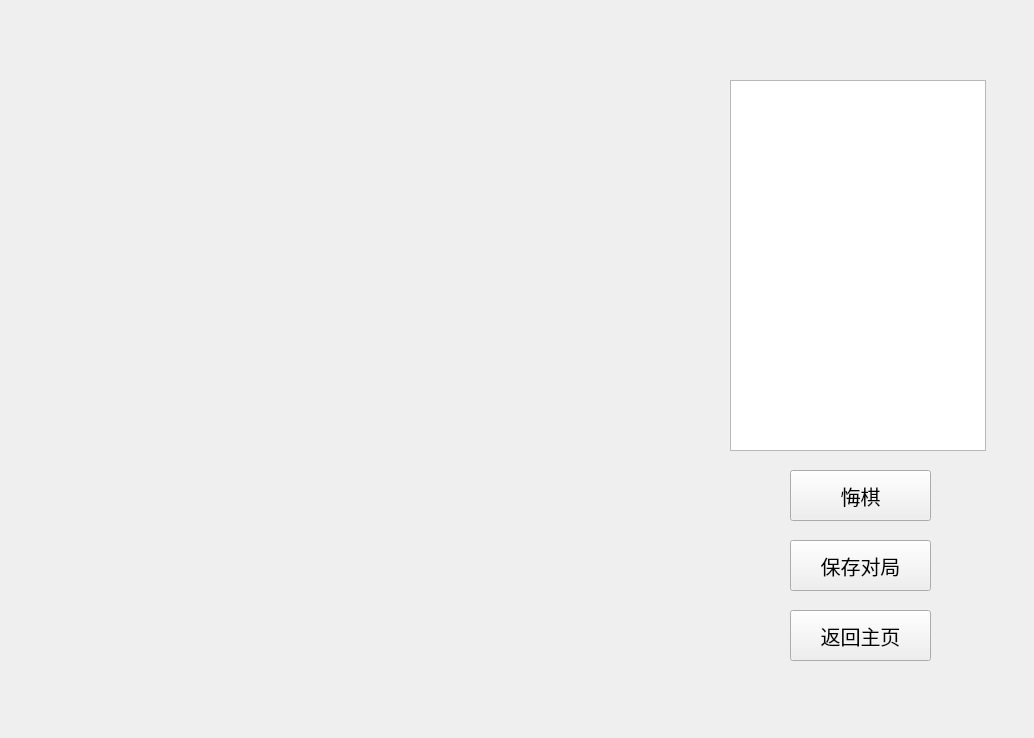
<?xml version="1.0" encoding="UTF-8"?>
<ui version="4.0">
 <class>ChessBoard</class>
 <widget class="QWidget" name="ChessBoard">
  <property name="geometry">
   <rect>
    <x>0</x>
    <y>0</y>
    <width>1034</width>
    <height>738</height>
   </rect>
  </property>
  <property name="sizePolicy">
   <sizepolicy hsizetype="Fixed" vsizetype="Fixed">
    <horstretch>0</horstretch>
    <verstretch>0</verstretch>
   </sizepolicy>
  </property>
  <property name="minimumSize">
   <size>
    <width>1034</width>
    <height>738</height>
   </size>
  </property>
  <property name="maximumSize">
   <size>
    <width>1034</width>
    <height>738</height>
   </size>
  </property>
  <property name="styleSheet">
   <string notr="true">QWidget#ChessBoard{background-image: url(:/pic/chessBoard.png);
background-repeat:no-repeat;}</string>
  </property>
  <widget class="QWidget" name="verticalLayoutWidget">
   <property name="geometry">
    <rect>
     <x>0</x>
     <y>720</y>
     <width>1031</width>
     <height>21</height>
    </rect>
   </property>
   <layout class="QVBoxLayout" name="statusLayout"/>
  </widget>
  <widget class="QPushButton" name="backButton">
   <property name="geometry">
    <rect>
     <x>790</x>
     <y>470</y>
     <width>141</width>
     <height>51</height>
    </rect>
   </property>
   <property name="styleSheet">
    <string notr="true">font-size:20px;
background-image: url(:/pic/buttonBackground.png);
color:rgb(0,0,0);</string>
   </property>
   <property name="text">
    <string>悔棋</string>
   </property>
  </widget>
  <widget class="QGraphicsView" name="posTest">
   <property name="geometry">
    <rect>
     <x>770</x>
     <y>180</y>
     <width>27</width>
     <height>27</height>
    </rect>
   </property>
   <property name="styleSheet">
    <string notr="true">/* background-image: url(:/pic/blackPiecePredrop.png); */
background-color:rgba(0,0,0,0);
border:none;</string>
   </property>
  </widget>
  <widget class="QPushButton" name="homeButton">
   <property name="geometry">
    <rect>
     <x>790</x>
     <y>610</y>
     <width>141</width>
     <height>51</height>
    </rect>
   </property>
   <property name="sizePolicy">
    <sizepolicy hsizetype="Fixed" vsizetype="Fixed">
     <horstretch>0</horstretch>
     <verstretch>0</verstretch>
    </sizepolicy>
   </property>
   <property name="styleSheet">
    <string notr="true">font-size:20px;
background-image: url(:/pic/buttonBackground.png);
color:rgb(0,0,0);</string>
   </property>
   <property name="text">
    <string>返回主页</string>
   </property>
  </widget>
  <widget class="QPushButton" name="saveButton">
   <property name="geometry">
    <rect>
     <x>790</x>
     <y>540</y>
     <width>141</width>
     <height>51</height>
    </rect>
   </property>
   <property name="styleSheet">
    <string notr="true">font-size:20px;
background-image: url(:/pic/buttonBackground.png);
color:rgb(0,0,0);</string>
   </property>
   <property name="text">
    <string>保存对局</string>
   </property>
  </widget>
  <widget class="QTextBrowser" name="chessRecord">
   <property name="geometry">
    <rect>
     <x>730</x>
     <y>80</y>
     <width>256</width>
     <height>371</height>
    </rect>
   </property>
  </widget>
 </widget>
 <resources/>
 <connections/>
</ui>
